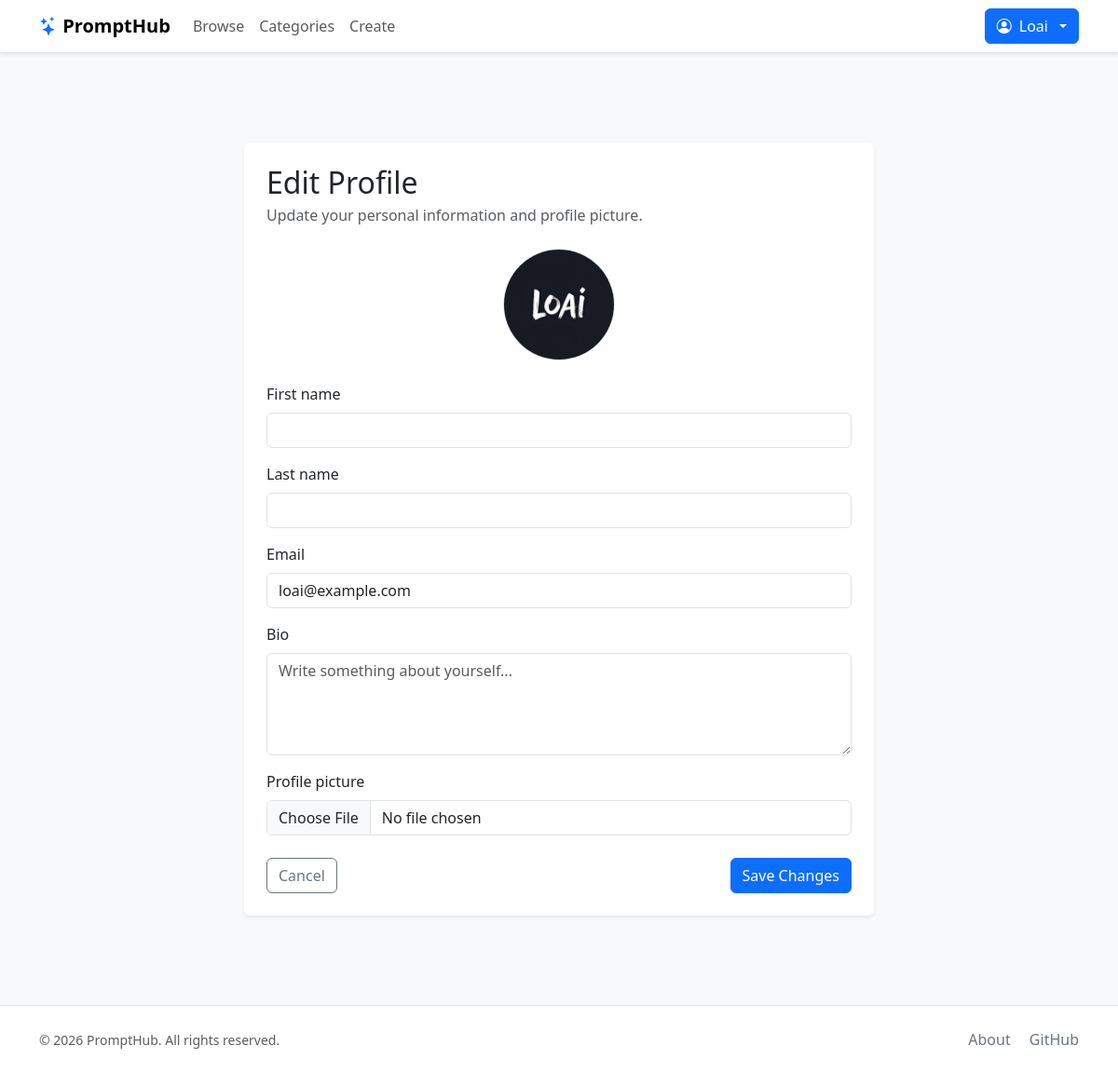
Page /edit_profile (signed in) on the committed database.
### prompts/models.py (models this page shows)
class User(AbstractUser):
    email = models.EmailField(unique=True)
    avatar = models.ImageField(
        upload_to="avatars/",
        blank=True,
        default="avatars/default.png",
    )
    bio = models.TextField(
        max_length=300,
        blank=True
    )
    created_at = models.DateTimeField(
        auto_now_add=True
    )

### prompts/views.py (the view)
# urls.py: path('edit_profile',views.edit_profile, name="edit_profile"),
def edit_profile(request):
    if request.method == "POST":
        form = EditProfileForm(
            request.POST,
            request.FILES,
            instance=request.user
        )
        if form.is_valid():
            form.save()
            messages.success(request, "Profile updated successfully.")
            return redirect(reverse("user", kwargs={
                "username": request.user.username
            }))
    else:
        form = EditProfileForm(instance=request.user)
    return render(request, "prompts/edit_profile.html", {
        "form": form
    })

### prompts/views.py
class EditProfileForm(forms.ModelForm):
    class Meta:
        model = User
        fields = ["first_name", "last_name", "email", "bio", "avatar"]
        widgets = {
            "first_name": forms.TextInput(attrs={"class": "form-control"}),
            "last_name": forms.TextInput(attrs={"class": "form-control"}),
            "email": forms.EmailInput(attrs={"class": "form-control"}),
            "bio": forms.Textarea(attrs={
                "class": "form-control",
                "rows": 4,
                "placeholder": "Write something about yourself..."
            }),
            "avatar": forms.FileInput(attrs={"class": "form-control"}),
        }

### prompts/templates/prompts/edit_profile.html (shortened to what this page needs)
{% extends "prompts/layout.html" %}
{% block main %}
<div class="container py-5" style="max-width: 700px;">
    <div class="card border-0 shadow-sm">
        <div class="card-body p-4">
            <h2 class="mb-1">Edit Profile</h2>
            <p class="text-muted mb-4">Update your personal information and profile picture.</p>
            <form method="post" enctype="multipart/form-data">
                <div class="text-center mb-4">
                    <img src="{{ request.user.avatar.url }}"
                         alt="{{ request.user.username }}"
                         class="rounded-circle border"
                         width="120"
                         height="120"
                         style="object-fit: cover;">
                </div>
                <div class="mb-3">
                    <label class="form-label">First name</label>
                    {{ form.first_name }}
                </div>
                <div class="mb-3">
                    <label class="form-label">Last name</label>
                    {{ form.last_name }}
                </div>
                <div class="mb-3">
                    <label class="form-label">Email</label>
                    {{ form.email }}
                </div>
                <div class="mb-3">
                    <label class="form-label">Bio</label>
                    {{ form.bio }}
                </div>
                <div class="mb-4">
                    <label class="form-label">Profile picture</label>
                    {{ form.avatar }}
                </div>
                <div class="d-flex justify-content-between">
                    <a href="{% url 'user' request.user.username %}" class="btn btn-outline-secondary">
                        Cancel
                    </a>
                    <button type="submit" class="btn btn-primary">
                        Save Changes
                    </button>
                </div>
            </form>
        </div>
    </div>
</div>
{% endblock %}

### prompts/templates/prompts/layout.html (shortened to what this page needs)
{% load static %}
<!doctype html>
<html lang="en">
    <head>
        <link href="https://cdn.jsdelivr.net/npm/bootstrap@5.3.8/dist/css/bootstrap.min.css" rel="stylesheet" />
        <link rel="stylesheet"
            href="https://cdn.jsdelivr.net/npm/bootstrap-icons@1.13.1/font/bootstrap-icons.min.css" />
        <link rel="stylesheet" href="{%  static 'prompts/styles.css' %}" />
    </head>
    <body class="bg-light d-flex flex-column min-vh-100">
        <nav class="navbar navbar-expand-lg bg-white border-bottom shadow-sm sticky-top ">
            <div class="container">
                <a class="navbar-brand fw-bold" href="/">
                    <i class="bi bi-stars text-primary"></i>
                    PromptHub
                </a>
                <div class="collapse navbar-collapse" id="navbar">
                    <ul class="navbar-nav me-auto mb-2 mb-lg-0">
                        <li class="nav-item">
                            <a class="nav-link" href="{% url 'browse' %}">Browse</a>
                        </li>
                        <li class="nav-item">
                            <a class="nav-link" href="{% url 'categories' %}">Categories</a>
                        </li>
                        {% if user.is_authenticated %}
                        <li class="nav-item">
                            <a class="nav-link" href="{% url 'create_prompt'%}">Create</a>
                        </li>
                        {% endif %}
                    </ul>
                    <div class="d-flex align-items-center gap-2">
                        {% if user.is_authenticated %}
                        <div class="dropdown">
                            <a class="btn btn-primary dropdown-toggle d-flex align-items-center gap-2" href="#"
                                data-bs-toggle="dropdown">
                                <i class="bi bi-person-circle"></i>
                                {{ user.username }}
                            </a>
                        </div>
                        {% endif %}
                    </div>
                </div>
            </div>
        </nav>
        <main class="container py-5 flex-grow-1">
            {% block main %} {% endblock %}
        </main>
        <footer class="border-top bg-white py-4 mt-auto">
            <div class="container">
                <div class="row align-items-center">
                    <div class="col-md-6 text-center text-md-start">
                        <small class="text-muted">
                            &copy <span id="year"></span> PromptHub. All rights reserved.
                        </small>
                    </div>
                    <div class="col-md-6 text-center text-md-end">
                        <a href="{% url 'index' %}" class="text-decoration-none text-secondary me-3">
                            About
                        </a>
                        <a href="https://github.com/Loai-Radwan" target="_blank" class="text-decoration-none text-secondary"> GitHub </a>
                    </div>
                </div>
            </div>
        </footer>
    </body>
</html>

### prompts/static/prompts/styles.css (style rules this page uses)
a { text-decoration:none; }

### rows in the picture
User: username "Loai", user.avatar (picture), email "loai@example.com"
